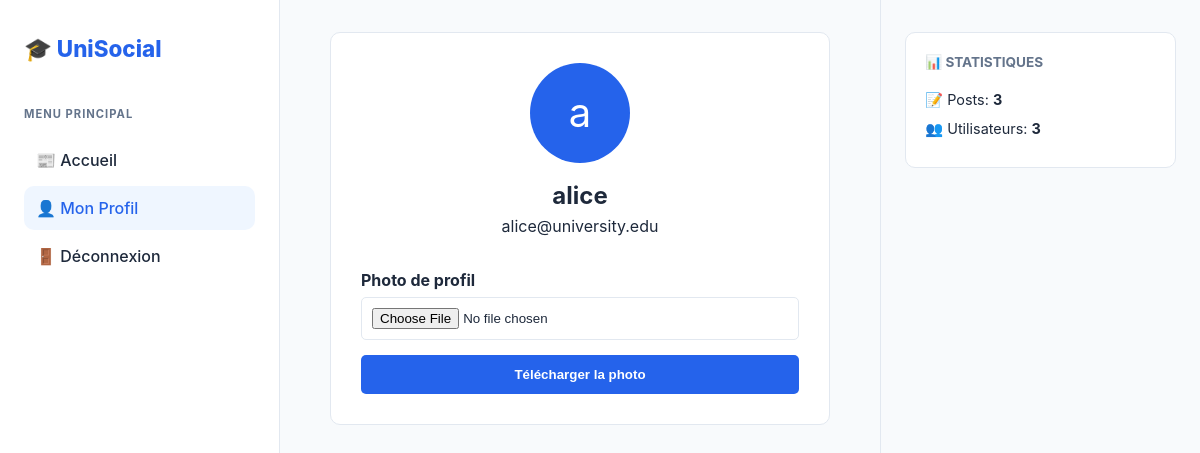
The page /edit_profile.php (signed in) on the database its author committed.
### tables this page shows
CREATE TABLE users (
    id INT PRIMARY KEY AUTO_INCREMENT,
    username VARCHAR(50) NOT NULL UNIQUE,
    email VARCHAR(100) NOT NULL UNIQUE,
    password VARCHAR(255) NOT NULL,
    filiere_id INT,
    profile_pic VARCHAR(255),
    bio TEXT,
    role ENUM('etudiant', 'professeur', 'admin') DEFAULT 'etudiant',
    created_at TIMESTAMP DEFAULT CURRENT_TIMESTAMP,
    FOREIGN KEY (filiere_id) REFERENCES filieres(id) ON DELETE SET NULL
);

### edit_profile.php (the view, shortened to what this page needs)
<?php
require 'db.php';
$user_id = $_SESSION['user_id'];
$stmt = $pdo->prepare("SELECT * FROM users WHERE id = ?");
$stmt->execute([$user_id]);
$user = $stmt->fetch();
include 'header.php';
?>
<div class="profile-container">
    <div class="profile-header">
        <div class="profile-pic"><?= substr($user['username'], 0, 1) ?></div>
        <h2><?= htmlspecialchars($user['username']) ?></h2>
        <p><?= htmlspecialchars($user['email']) ?></p>
    </div>
    <form method="POST" action="upload_profile_pic.php" enctype="multipart/form-data">
        <div class="form-group">
            <label>Photo de profil</label>
            <input type="file" name="profile_photo" accept="image/*">
        </div>
        <button type="submit">Télécharger la photo</button>
    </form>
</div>
<?php include 'footer.php'; ?>

### style.css (style rules this page uses)
:root { --univ-primary: #2563eb; --univ-secondary: #64748b; --univ-bg: #f8fafc; --univ-card: #ffffff; --univ-border: #e2e8f0; --univ-text: #1e293b; --radius-lg: 16px; --radius-md: 10px; --shadow: 0 4px 6px -1px rgba(0, 0, 0, 0.05), 0 2px 4px -2px rgba(0, 0, 0, 0.05); }
* { box-sizing: border-box; margin: 0; padding: 0; }
body { background-color: var(--univ-bg); color: var(--univ-text); font-family: 'Inter', system-ui, -apple-system, sans-serif; line-height: 1.5; height: 100vh; display: flex; overflow: hidden; }

### edit_profile.php (style rules this page uses)
.profile-container { max-width: 500px; margin: 0 auto; background: white; padding: 30px; border-radius: 10px; border: 1px solid #e2e8f0; }
.profile-header { text-align: center; margin-bottom: 30px; }
.profile-pic { width: 100px; height: 100px; border-radius: 50%; background: #2563eb; color: white; display: flex; align-items: center; justify-content: center; font-size: 40px; margin: 0 auto 15px; }
.form-group { margin-bottom: 15px; }
label { display: block; font-weight: bold; margin-bottom: 5px; color: #1e293b; }
input, textarea { width: 100%; padding: 10px; border: 1px solid #e2e8f0; border-radius: 5px; box-sizing: border-box; }
button { width: 100%; padding: 12px; background-color: #2563eb; color: white; border: none; border-radius: 5px; cursor: pointer; font-weight: bold; }

### rows shown on the page
users: username "a", username "alice", email "alice@university.edu"

### other values the page prints
$posts_count "3"
$users_count "3"
